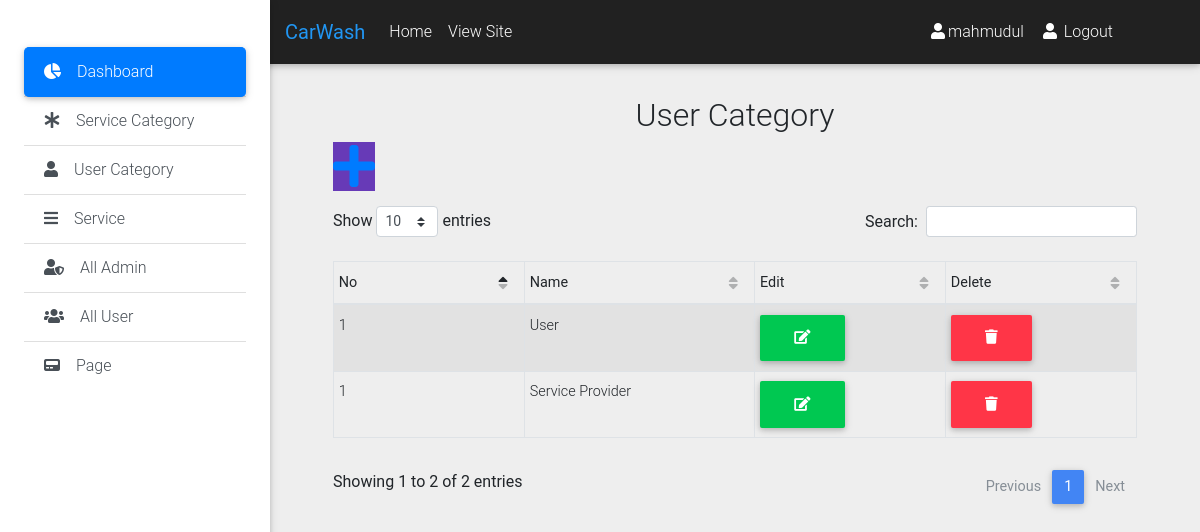
/admin/user_category.php (signed in), run on the app's committed database.
### tables this page shows
CREATE TABLE `user_categories` (
  `id` int(11) NOT NULL,
  `name` varchar(140) NOT NULL
);

### classes/UserCategory.php (called while the page is built, shortened)
<?php
	$filepath=realpath(dirname(__FILE__));
	include_once ($filepath.'/../lib/Database.php');
?>
<?php
class UserCategory
{
	private $db;
	function __construct(){
		$this->db=new Database();
	}
	public function getAllCategory(){
		$query="SELECT * FROM user_categories ORDER BY id DESC";
   		$result=$this->db->select($query);
   		return $result;
	}
}
?>

### lib/Database.php (called while the page is built, shortened)
<?php
    Class Database{
     public $host   = DB_HOST;
     public $user   = DB_USER;
     public $pass   = DB_PASS;
     public $dbname = DB_NAME;
     public $link;
    private function connectDB(){
     $this->link = new mysqli($this->host, $this->user, $this->pass,
      $this->dbname);
     }
    public function select($query){
      $result = $this->link->query($query) or
       die($this->link->error.__LINE__);
      if($result->num_rows > 0){
        return $result;
      } else {
        return false;
      }
     }
    }

### admin/user_category.php (the view, shortened to what this page needs)
	<?php include 'inc/header.php'; ?>
	<?php include 'inc/top_nav.php'; ?>
	<?php include 'inc/side_nav.php'; ?>
<main class="pt-5 mx-lg-5">
	<div class="container">
		<div class="row">
			<div class="col-md-12 pt-5 mb-3">
				<h2 class="text-center">User Category</h2>
				<a href="user_add_category.php" class="btn-floating deep-purple"><i class="fas fa-plus fa-3x" title="Add Service" aria-hidden="true"></i></a>
				<table  id="dtBasicExample" class="table table-striped table-bordered table-sm mt-2" cellspacing="0" width="100%">
					<thead>
						<tr>
	                        <th class="th-sm">No</th>
	                        <th class="th-sm">Name</th>
	                        <th class="th-sm">Edit</th>
	                        <th class="th-sm">Delete</th>
	                    </tr>
					</thead>
					<tbody>
						<tr>
						<?php
							$i = 0;
							$result=$Usercategory->getAllCategory();
					        if($result){
					        	$i++;
					        	while($value=$result->fetch_assoc()) {
					    ?>
					    	<td><?php echo($i) ?></td>
					    	<td><?php echo($value['name']); ?></td>
					    	<td>
					    		<a href="user_edit_category.php?id=<?php echo $value['id'] ;?>" class="btn btn-success">
					    			<i class="fas fa-edit"></i>
					    		</a>
					    	</td>
					    	<td>
					    		<a onclick="return confirm('Are You Sure');" href="user_delete_category.php?id=<?php echo $value['id'] ;?>" class="btn btn-danger">
					    			<i class="fas fa-trash"></i>
					    		</a>
					    	</td>
						</tr>
						<?php } } ?>
					</tbody>
				</table>
			</div>
		</div>
	</div>
</main>
	<?php include 'inc/footer.php'; ?>

### data on the page
user_categories: i "1", name "User"
user_categories: i "1", name "Service Provider"

### other printed values
APPNAME "CarWash"
Session::get('adminName') "mahmudul"
